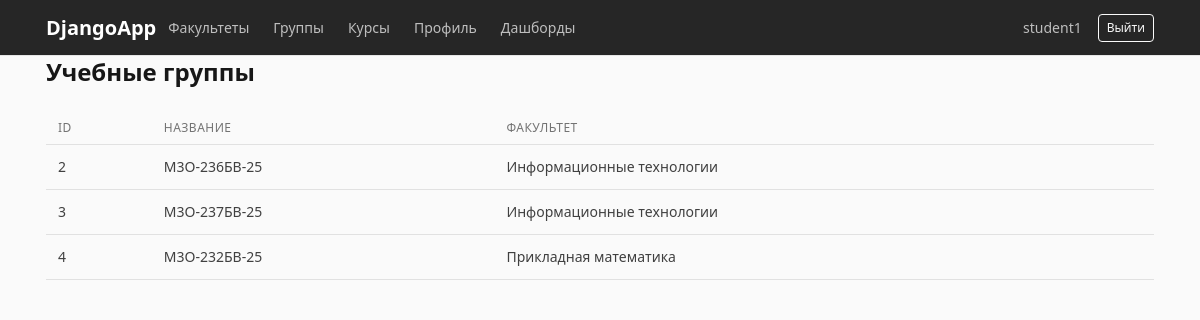
The app's page /groups/ (signed in), older data.
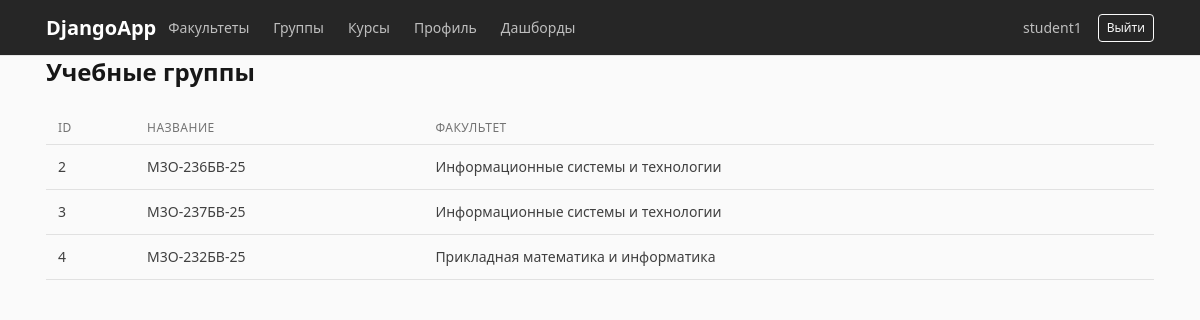
The same page, newer data.
### accounts/models.py (models this page shows, shortened)
class AcademicGroup(models.Model):
    name = models.CharField(max_length=50)
    department = models.ForeignKey(
        Department,
        on_delete=models.CASCADE,
        related_name='groups'
    )

class Department(models.Model):
    name = models.CharField(max_length=200)

### accounts/views.py (the view)
@login_required
def academic_group_list(request):
    groups = AcademicGroup.objects.select_related(
        'department'
    ).all()
    return render(
        request,
        'academic_group_list.html',
        {
            'groups': groups,
            'is_methodist': is_methodist(
                request.user
            ),
        }
    )

### accounts/views.py (called while the page is built)
def is_methodist(user):
    return user.groups.filter(
        name='Методист'
    ).exists()

### templates/academic_group_list.html (shortened to what this page needs)
{% extends 'base.html' %}
{% block content %}
<div class="d-flex justify-content-between mb-3">
    <h1>Учебные группы</h1>
</div>
<table class="table table-striped">
    <thead>
        <tr>
            <th>ID</th>
            <th>Название</th>
            <th>Факультет</th>
        </tr>
    </thead>
    <tbody>
        {% for group in groups %}
        <tr>
            <td>
                {{ group.id }}
            </td>
            <td>
                {{ group.name }}
            </td>
            <td>
                {{ group.department.name }}
            </td>
        </tr>
        {% endfor %}
    </tbody>
</table>
{% endblock %}

Row changes from the older to the newer data that the page shows:
changed through a linked row, AcademicGroup "М3О-236БВ-25": department.name "Информационные технологии" → "Информационные системы и технологии"
changed through a linked row, AcademicGroup "М3О-237БВ-25": department.name "Информационные технологии" → "Информационные системы и технологии"
changed through a linked row, AcademicGroup "М3О-232БВ-25": department.name "Прикладная математика" → "Прикладная математика и информатика"
